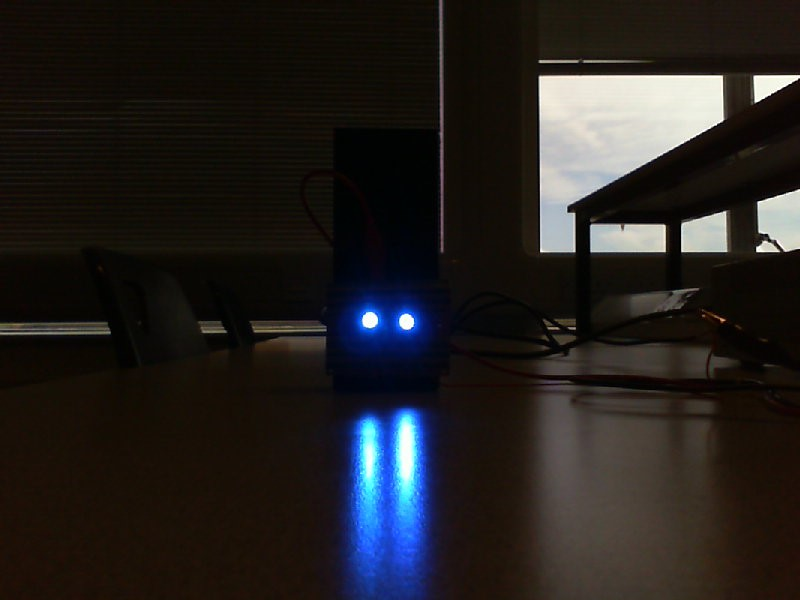
#> input picture 50cm.jpg, 800 x 600 px
$ python blob_detect.py   (older library calls are emulated)
#> lines starting #> are read from the running program, lines starting #| are printed output that depends on the picture; long printed decimals are rounded
import cv2

import numpy as np

from matplotlib import pyplot as plt

import math

import time

def blob():
# def blob(im,ary):

    # Read image
    original_image = cv2.imread("./50cm.jpg")
#> original_image is the input picture: shape (600, 800, 3); mean B, G, R 31.9, 33, 35.9
    im =cv2.cvtColor(original_image, cv2.COLOR_BGR2GRAY)
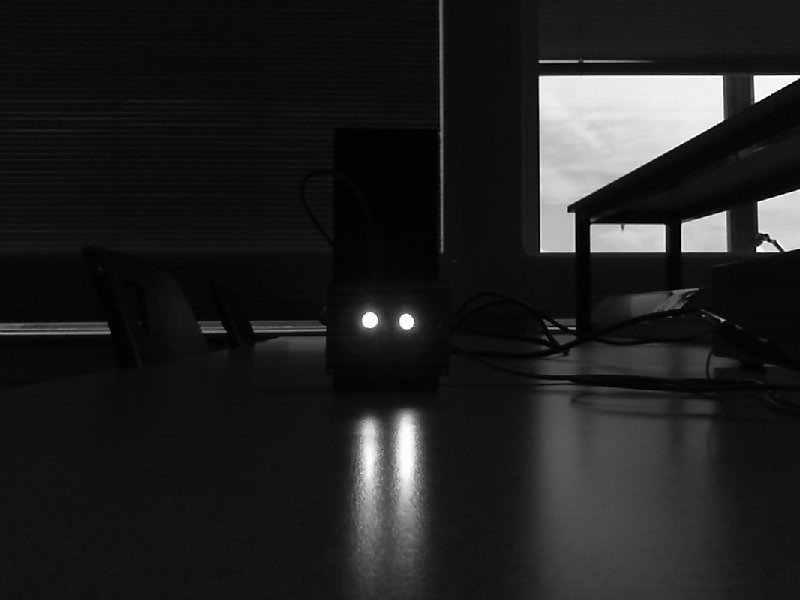
#> im: shape (600, 800); min 0, max 255, mean 33.7


    ret,mask = cv2.threshold(im, 240, 255, cv2.THRESH_TOZERO)
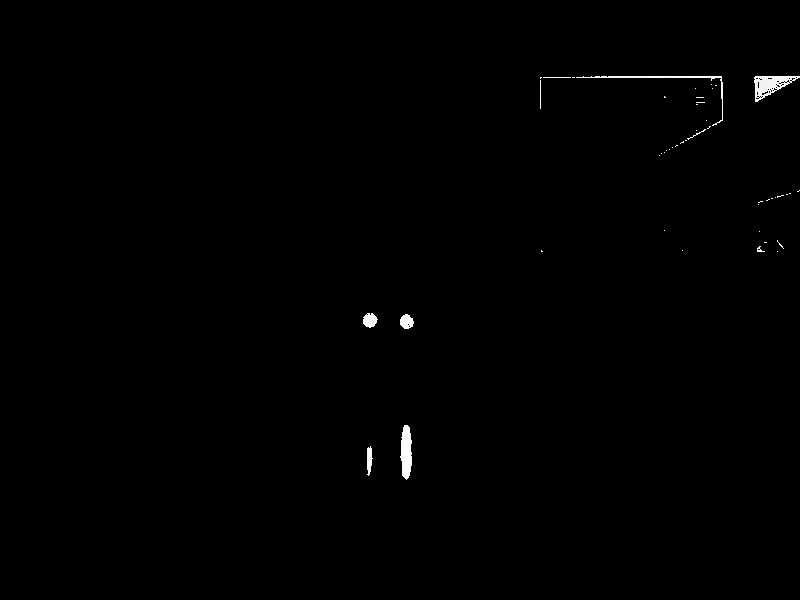
#> mask: shape (600, 800); min 0, max 255, mean 1.1

    mask = cv2.GaussianBlur(mask,(9,9),0)

    cv2.imshow("mask", mask)

    # Setup SimpleBlobDetector parameters.

    params = cv2.SimpleBlobDetector_Params()


    # Change thresholds


    params.filterByColor = True;

    params.blobColor = 255


    params.minThreshold = 240

    params.maxThreshold = 255;

    params.thresholdStep=2;

    # Filter by Area.

    params.filterByArea = True

    params.minArea = 5


    # Filter by Circularity

    params.filterByCircularity = True

    params.minCircularity = 0.7


    # Filter by Convexity

    params.filterByConvexity = True

    params.minConvexity = 0.87


    # Filter by Inertia

    params.filterByInertia = True

    params.minInertiaRatio = 0.5


    # Create a detector with the parameters

    ver = (cv2.__version__).split('.')

    if int(ver[0]) < 3 :

        detector = cv2.SimpleBlobDetector(params)

    else :

        detector = cv2.SimpleBlobDetector_create(params)


        # Detect blobs.

        keypoints = detector.detect(mask)
#> keypoints = 2 keypoints; (x, y, size): (369, 320, 6.4), (406, 321, 5.9)

        im2 = 0

        print(len(keypoints))
#| 2

        array=[]

        for marker in keypoints:

            im2 = cv2.drawMarker(original_image, tuple(int(i) for i in marker.pt),markerType=cv2.MARKER_STAR, color=(0, 0, 255))
            array.append(marker.pt)
#> this loop made 2 passes
#> marker on passes 1 to 2: keypoint at (405.7, 320.8), size 5.9, keypoint at (369.4, 320.1), size 6.4
#> after the loop, array = [(405.7, 320.8), (369.4, 320.1)]

        print(array)
#| [(405.713, 320.768), (369.449, 320.058)]

        # calculate the middle point of the 2 reference leds for checking the buggy is moving on a straight line,
        # and put the middle points in to an array for calculation in the future
        # deviation = array_middle_point[len(array_middle_point)-1]-array_middle_point[0]
        # if deviation is larger than a certain value then output error

        array_middle_point =[]
        middle_point = (array[0][0]+array[1][0])/2
#> middle_point = 387.6
        array_middle_point.append(middle_point)

        print(array_middle_point)
#| [387.581]

        # Distance measurement code starts from here

        #Distance between two led is 21 cm, d is the half of that distance
        d=10.5
        #The average pixels per degree is 29.8
        Pixel_per_degree = 29.8

        Pixels = abs(array[0][0]-array[1][0])
#> Pixels = 36.26
        print(Pixels)
#| 36.264

        angle_in_rad = math.radians(Pixels/Pixel_per_degree)
#> angle_in_rad = 0.0212
        tan_angle = math.tan(angle_in_rad)
#> tan_angle = 0.0212
        distance = d/tan_angle
#> distance = 494.3
        print("The distance between camera and beacon is (mm)")
        print (distance)
#| 494.291

        # Distance measurement code finishes from here

        # ary.append(array)

        plt.imshow(im2), plt.show()


        # Show keypoints

        cv2.namedWindow('Keypoints')

        cv2.imshow("Keypoints", im2)

        cv2.waitKey(0)

if __name__ == '__main__':
    blob()

$ run again, with 90cm_2_led.jpg copied over 50cm.jpg
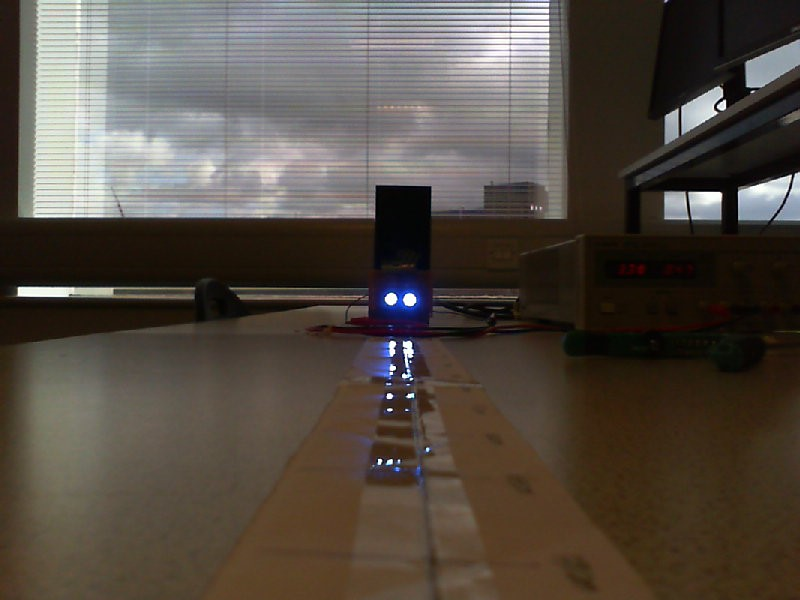
#> input picture 90cm_2_led.jpg, 800 x 600 px
#> in blob, original_image is the input picture: shape (600, 800, 3); mean B, G, R 67, 75.5, 83.8
#> in blob, `im =cv2.cvtColor(original_image, cv2.COLOR_BGR2GRAY)`:
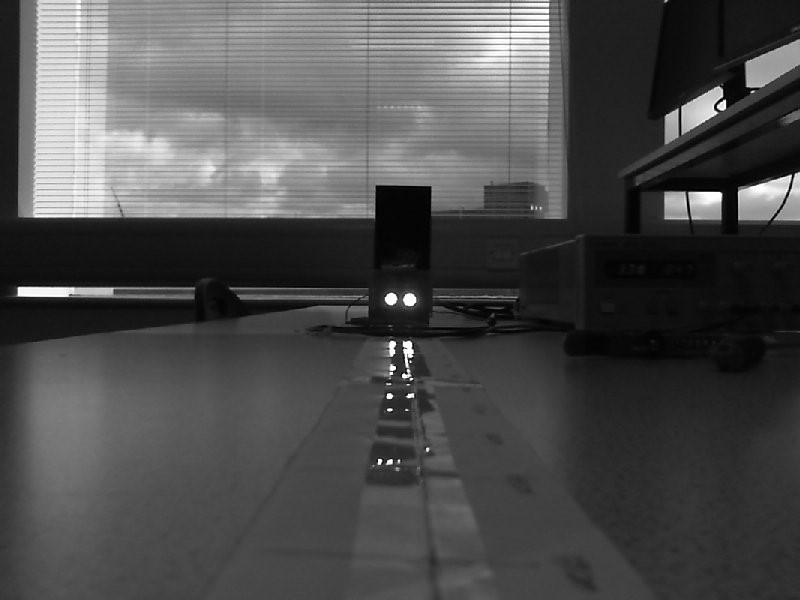
#> im: shape (600, 800); min 0, max 255, mean 77
#> in blob, `ret,mask = cv2.threshold(im, 240, 255, cv2.THRESH_TOZERO)`:
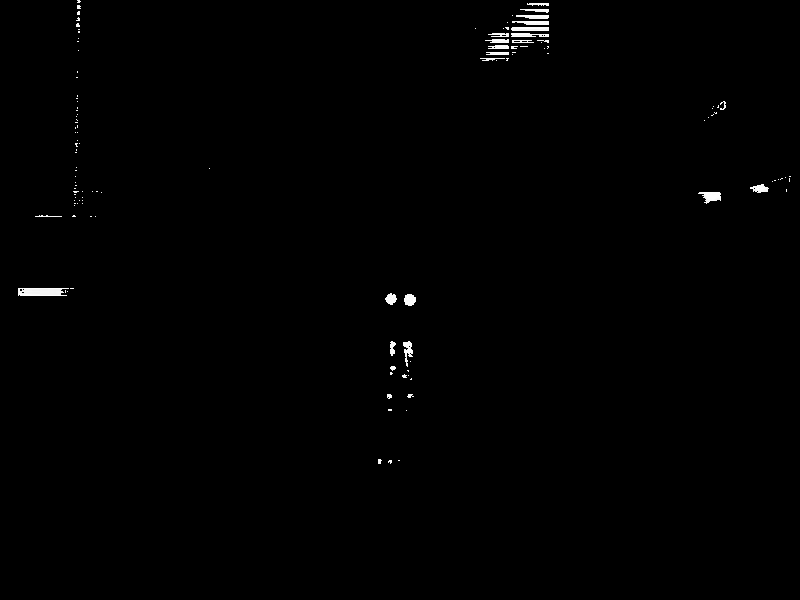
#> mask: shape (600, 800); min 0, max 255, mean 1.3
#> keypoints = 2 keypoints; (x, y, size): (409, 299, 3.5), (391, 299, 3.2)
#| 2
#> the loop in blob, `for marker in keypoints: ` made 2 passes
#> marker on passes 1 to 2: keypoint at (409.4, 299.4), size 3.5, keypoint at (390.5, 298.5), size 3.2
#> after the loop in blob, `for marker in keypoints:`: array = [(409.4, 299.4), (390.5, 298.5)]
#| [(409.430, 299.422), (390.520, 298.540)]
#> middle_point = 400
#| [399.975]
#> Pixels = 18.91
#| 18.910
#> angle_in_rad = 0.0111
#> distance = 948
#| 948.046
